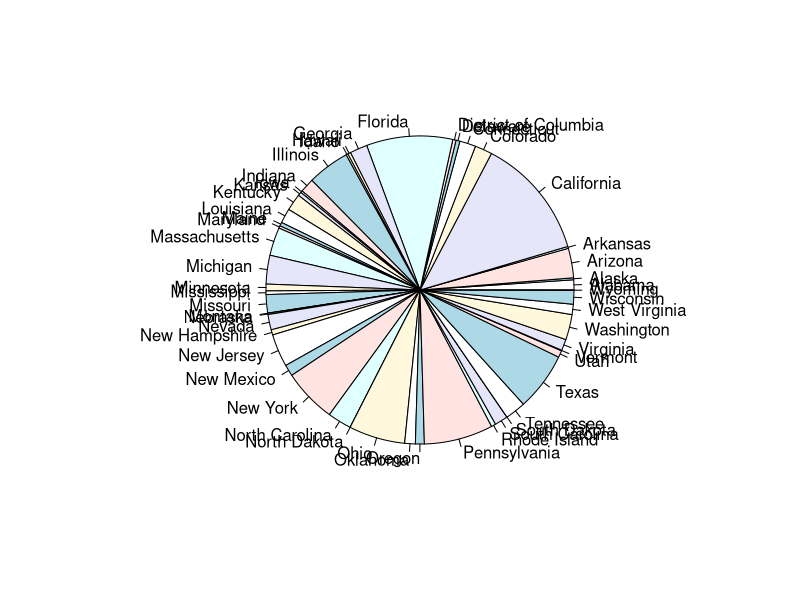
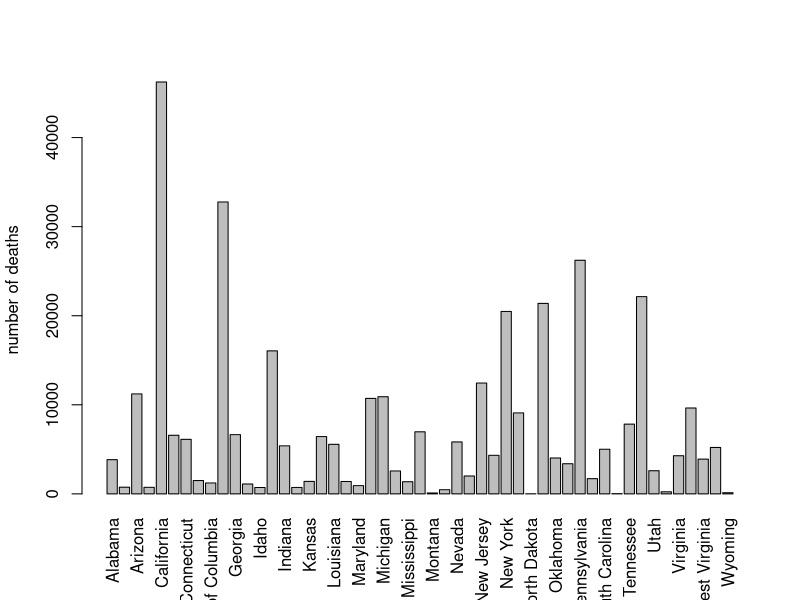
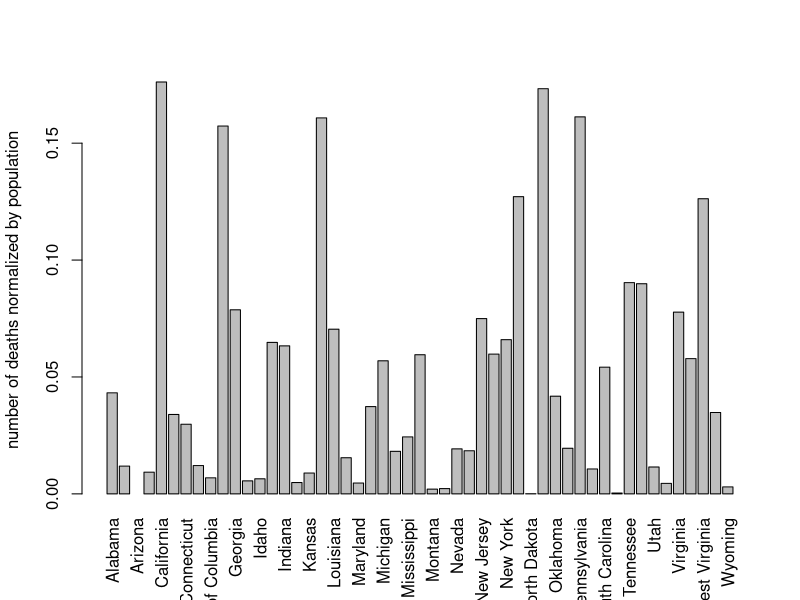
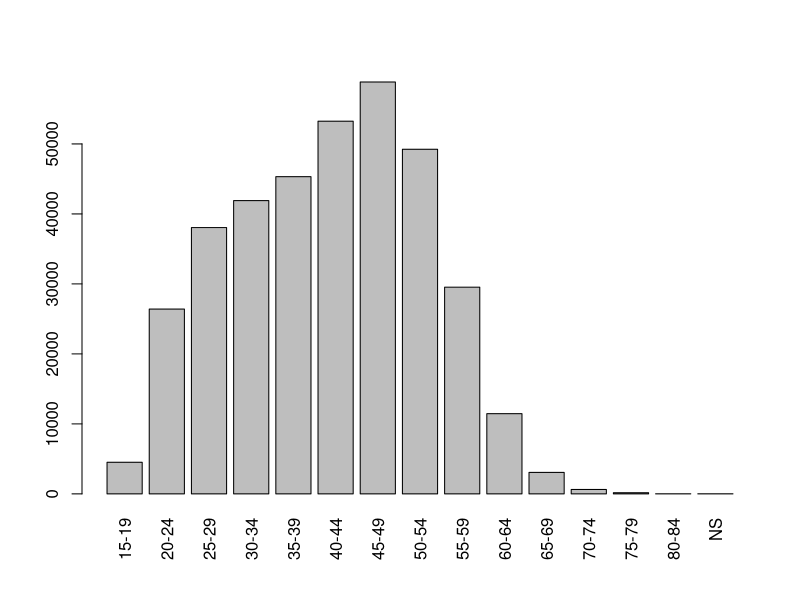
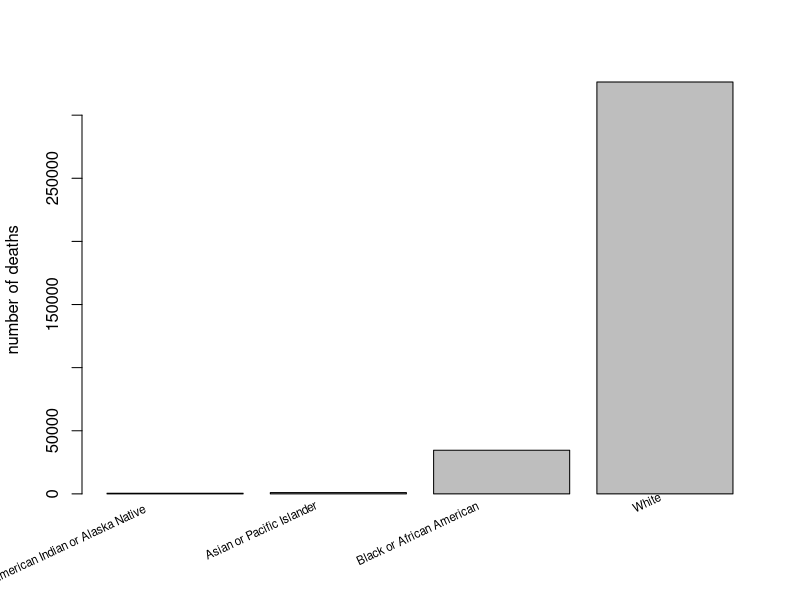

Here is the R script that generated these plots, in order: (Note: this script raises an error after producing the figures.)
library(dplyr)
library(ggplot2)

opioid_data <- read.csv("CDCOpioidData.csv", header=TRUE)
opioid_data <- transform(opioid_data, normalized_deaths=(Deaths/as.integer(Population)))


opioid_death_count_by_state <- aggregate(opioid_data$Deaths, by=list(Category=opioid_data$State), FUN=sum)
opioid_death_count_by_state_normalized <- aggregate(opioid_data$normalized_deaths, by=list(Category=opioid_data$State), FUN=sum)
opioid_death_count_by_race <- aggregate(opioid_data$Deaths, by=list(Category=opioid_data$Race), FUN=sum)
opioid_death_count_by_age <- aggregate(opioid_data$Deaths, by=list(Category=opioid_data$Five.Year.Age.Groups.Code), FUN=sum)

x <- opioid_death_count_by_state$x
labels <- opioid_death_count_by_state$Category
pie(x, labels)

barplot(opioid_death_count_by_state$x, names.arg=opioid_death_count_by_state$Category, las=3, ylab="number of deaths")
barplot(opioid_death_count_by_state_normalized$x, names.arg=opioid_death_count_by_state_normalized$Category, las=3, ylab="number of deaths normalized by population")

barplot(opioid_death_count_by_age$x, names.arg=opioid_death_count_by_age$Category, las=3, yalb="number of deaths")

a<-barplot(opioid_death_count_by_race$x, names.arg=opioid_death_count_by_race$Category, xaxt="n", ylab="number of deaths")
text(a[,1], -3.7, srt = 25, adj= 1.2, xpd = TRUE, labels = opioid_death_count_by_race$Category , cex=0.7)

population_by_state <- aggregate(opioid_data$Population, by=list(Category=opioid_data$State), FUN=sum)
population_by_state <- aggregate(opioid_data$Population, by=list(Category=opioid_data$State), FUN=sum)

opioid_death_count_by_state_normalized <- aggregate(opioid_data$Deaths/opioid_data$Population, by=list(Category=opioid_data$State), FUN=sum)
barplot(opioid_death_count_by_state_normalized$x, names.arg=opioid_death_count_by_state_normalized$Category, las=3, ylab="number of deaths normalized")
